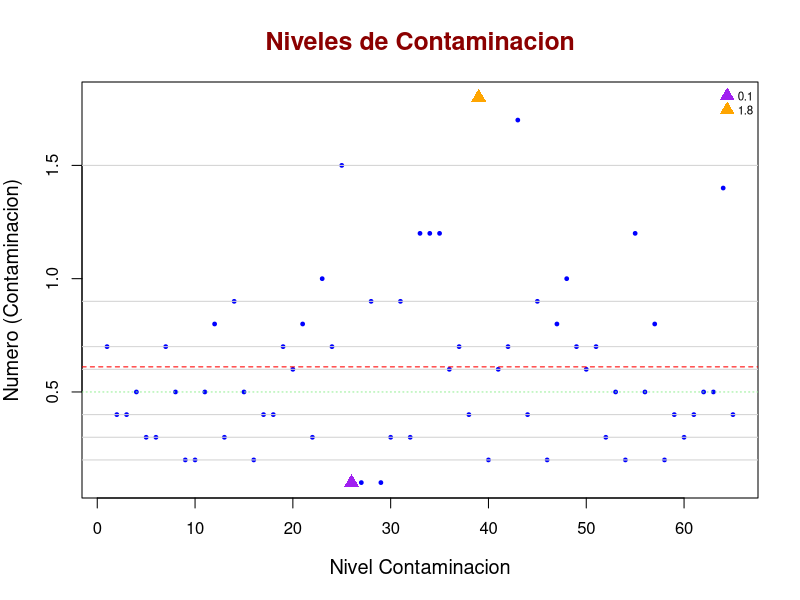
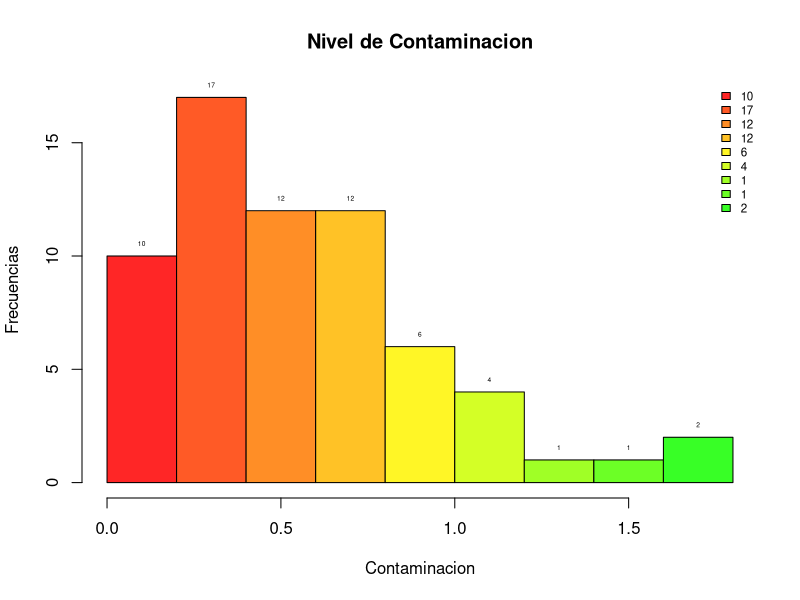
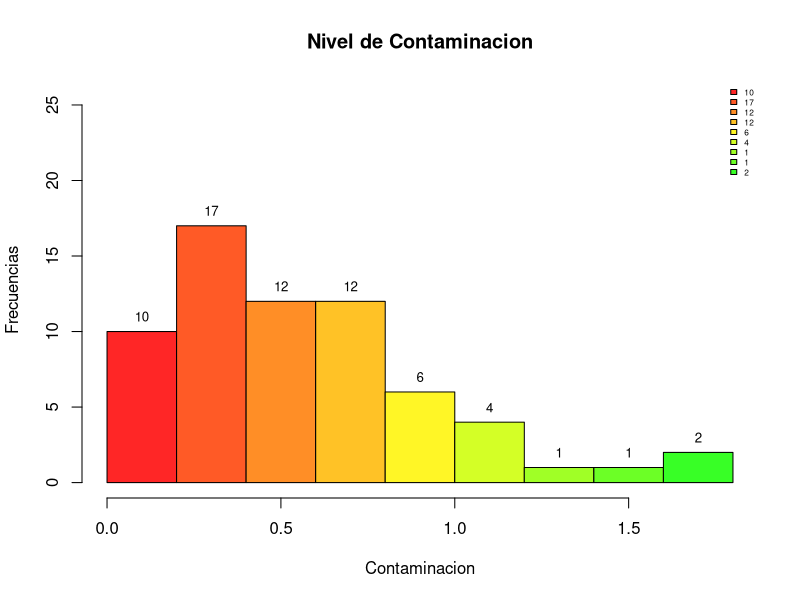
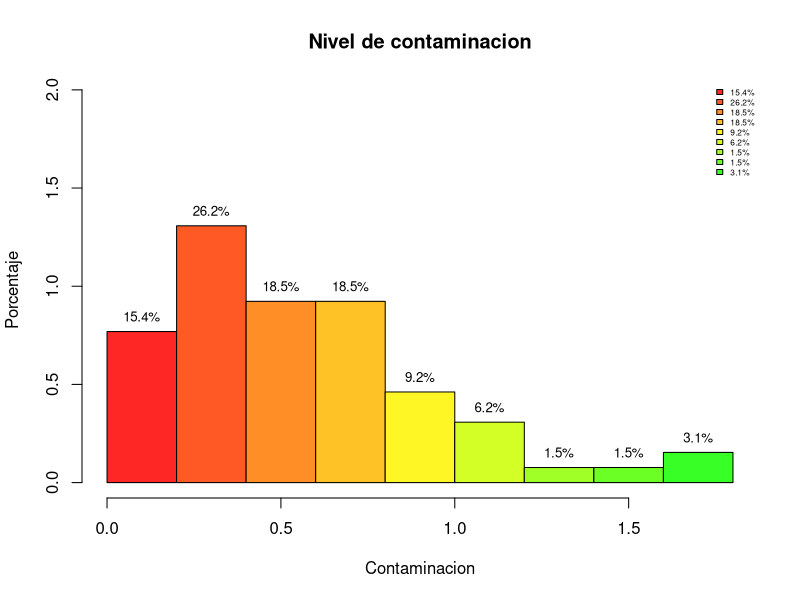
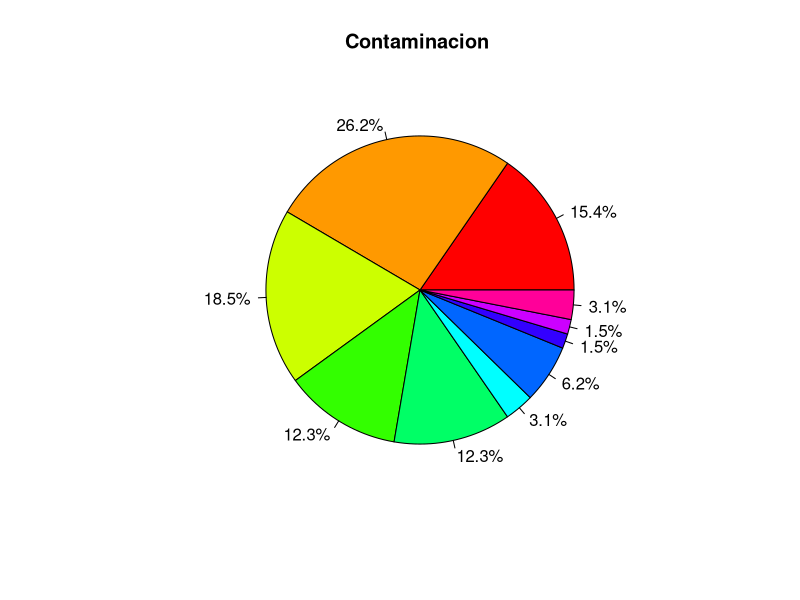
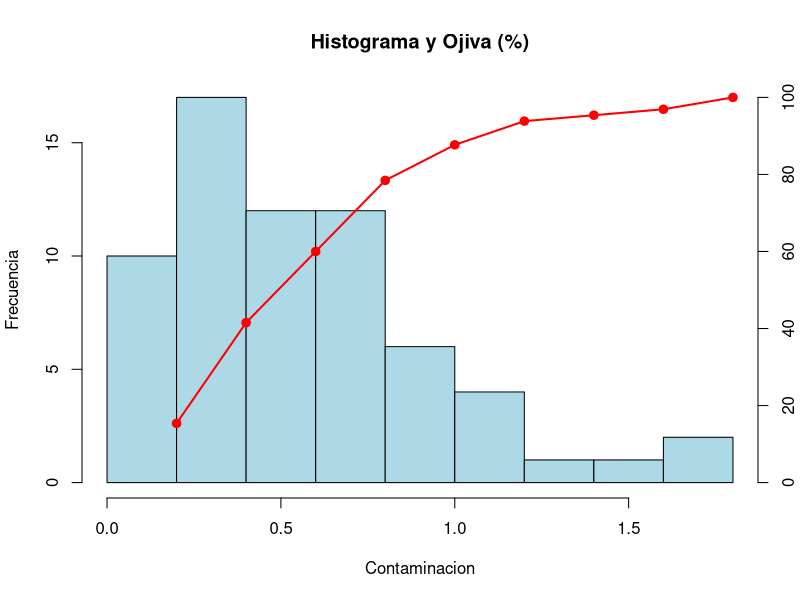

Here is the R script that generated these plots, in order:
## ---- chunk 1
knitr::opts_chunk$set(echo = TRUE)
## ---- chunk 2
rm(list = ls())

## ---- chunk 3
Contaminacion_lvl <- c(  0.7, 0.4, 0.4,
 0.5, 0.3, 0.3, 0.7, 0.5, 0.2, 0.2, 0.5, 0.8, 0.3, 0.9, 0.5, 0.2, 0.4, 0.4, 0.7, 0.6, 0.8,
 0.3, 1, 0.7, 1.5, 0.1, 0.1, 0.9, 0.1, 0.3, 0.9, 0.3, 1.2, 1.2, 1.2, 0.6, 0.7, 0.4, 1.8, 0.2,
 0.6, 0.7, 1.7, 0.4, 0.9, 0.2, 0.8, 1, 0.7, 0.6, 0.7, 0.3, 0.5, 0.2, 1.2, 0.5, 0.8, 0.2, 0.4,
 0.3, 0.4, 0.5, 0.5, 1.4, 0.4)
## ---- chunk 4
summary(Contaminacion_lvl)
## ---- chunk 5
Contaminacion_ord <- sort(Contaminacion_lvl); (Contaminacion_lvl)
cte <- 9
## ---- chunk 6
indices <- 1:10; (indices)
t <- cte*indices; (t)
## ---- chunk 7
mis_deciles <- Contaminacion_ord[t]; (mis_deciles)
cuantiles <- quantile(Contaminacion_lvl); (cuantiles)
Q1 <- cuantiles[2]; (Q1)
Q2 <- cuantiles[3]; (Q2)
Q3 <- cuantiles[4]; (Q3)
## ---- chunk 8
x_media <- mean(Contaminacion_lvl);(x_media)
mi_min <- min(Contaminacion_lvl); (mi_min)
mi_max <- max(Contaminacion_lvl); (mi_max)
varianza <- var(Contaminacion_lvl); (varianza) 
DesvEst <- sd(Contaminacion_lvl); (DesvEst)
## ---- chunk 9
plot(
  Contaminacion_lvl,
  main = "Niveles de Contaminacion",
  xlab = "Nivel Contaminacion",
  ylab = "Numero (Contaminacion)",
  col = "blue",       
  pch = 19,           
  cex = 0.5,          
  cex.main = 1.5,     
  cex.lab = 1.2,      
  col.main = "darkred")
legend(
  "topright",                 
  legend = c(mi_min,mi_max),    
  pch = 17,
  col=c("purple","orange"),
  pt.cex = 1.5,                
  cex = 0.7,
  bty = "n"                    
)
abline(h = x_media, col = "red", lwd = 1, lty = 2)     
abline(h = Q2, col = "lightgreen", lwd = 1, lty = 3) 
abline(h = mis_deciles, col = "lightgray", lty = 1.5)
points(which.min(Contaminacion_lvl), min(Contaminacion_lvl), col = "purple", pch = 17, cex = 1.5)
points(which.max(Contaminacion_lvl), max(Contaminacion_lvl), col = "orange", pch = 17, cex = 1.5)
## ---- chunk 10
nbreaks=10;
miscolores <- rainbow(25,0.85);
h <- hist(Contaminacion_lvl, breaks = nbreaks, col= miscolores, 
          main = 'Nivel de Contaminacion',
          xlab="Contaminacion",
          ylab="Frecuencias")
text(h$mids, h$counts, labels = h$counts, pos = 3, cex = 0.4, 
     col = "black")
nl <- length(h$counts); 
legend(
  "topright",                  # ubicación
  legend = h$counts,    # etiquetas
  fill = miscolores,
  col = miscolores,    # colores (uno por cada símbolo)
  pt.cex = 1.5,                # tamaño de los símbolos
  cex = 0.7,
  bty = "n"                    # sin borde en la caja
)
## ---- chunk 11
nbreaks=10;
h2 <- hist(Contaminacion_lvl, breaks = nbreaks, col= miscolores, 
           main = 'Nivel de Contaminacion',
           xlab="Contaminacion",
           ylab="Frecuencias",
           ylim=c(0,max(h$counts)*1.5))
text(h$mids, h$counts, labels = h$counts, pos = 3, cex = 0.8, 
     col = "black")
nl <- length(h$counts); 
legend(
  "topright",                
  legend = h$counts,    
  fill = miscolores,
  col = miscolores,    
  pt.cex = 1.5,               
  cex = 0.5,
  bty = "n"                    
)
## ---- chunk 12
h3 <- hist(Contaminacion_lvl, 
           breaks = nbreaks, 
           col= miscolores, 
           main = 'Nivel de contaminacion',
           xlab="Contaminacion",
           ylab="Porcentaje",
           ylim=c(0,max(h$density)*1.5),
           probability=TRUE)
porcentajes <- h3$counts/sum(h3$counts)*100

text(h3$mids, 
     h3$density, 
     labels = paste0(round(porcentajes,1),"%"),
     pos = 3, 
     cex = 0.8, 
     col = "black")

nl <- length(h3$counts); (nl)
legend(
  "topright",                
  legend = paste0(round(porcentajes,1),"%"),
  fill = miscolores,
  cex = 0.5,
  bty = "n"                   
)
## ---- chunk 13
nbreaks <- 10
intervalos <- cut(Contaminacion_lvl, breaks = nbreaks); (intervalos)
tabla <- table(intervalos); (tabla)
porcentajes <- round(prop.table(tabla) * 100, 1); (porcentajes)
pie(tabla,
    main = "Contaminacion ",
    col = rainbow(length(tabla)),
    labels = paste0(porcentajes, "%"))
## ---- chunk 14
##---- Grafica combinada ----
nbreaks <- 10
h <- hist(Contaminacion_lvl, breaks = nbreaks, plot = FALSE)
hist(Contaminacion_lvl,
     breaks = nbreaks,
     col = "lightblue",
     main = "Histograma y Ojiva (%)",
     xlab = "Contaminacion",
     ylab = "Frecuencia")
freq_acum_pct <- cumsum(h$counts) / sum(h$counts) * 100
x_vals <- h$breaks[-1]
par(new = TRUE)
plot(x_vals, freq_acum_pct,
     type = "o", pch = 19, lwd = 2, col = "red",
     axes = FALSE, xlab = "", ylab = "",
     xlim = range(h$breaks), ylim = c(0, 100))
axis(4)                           
